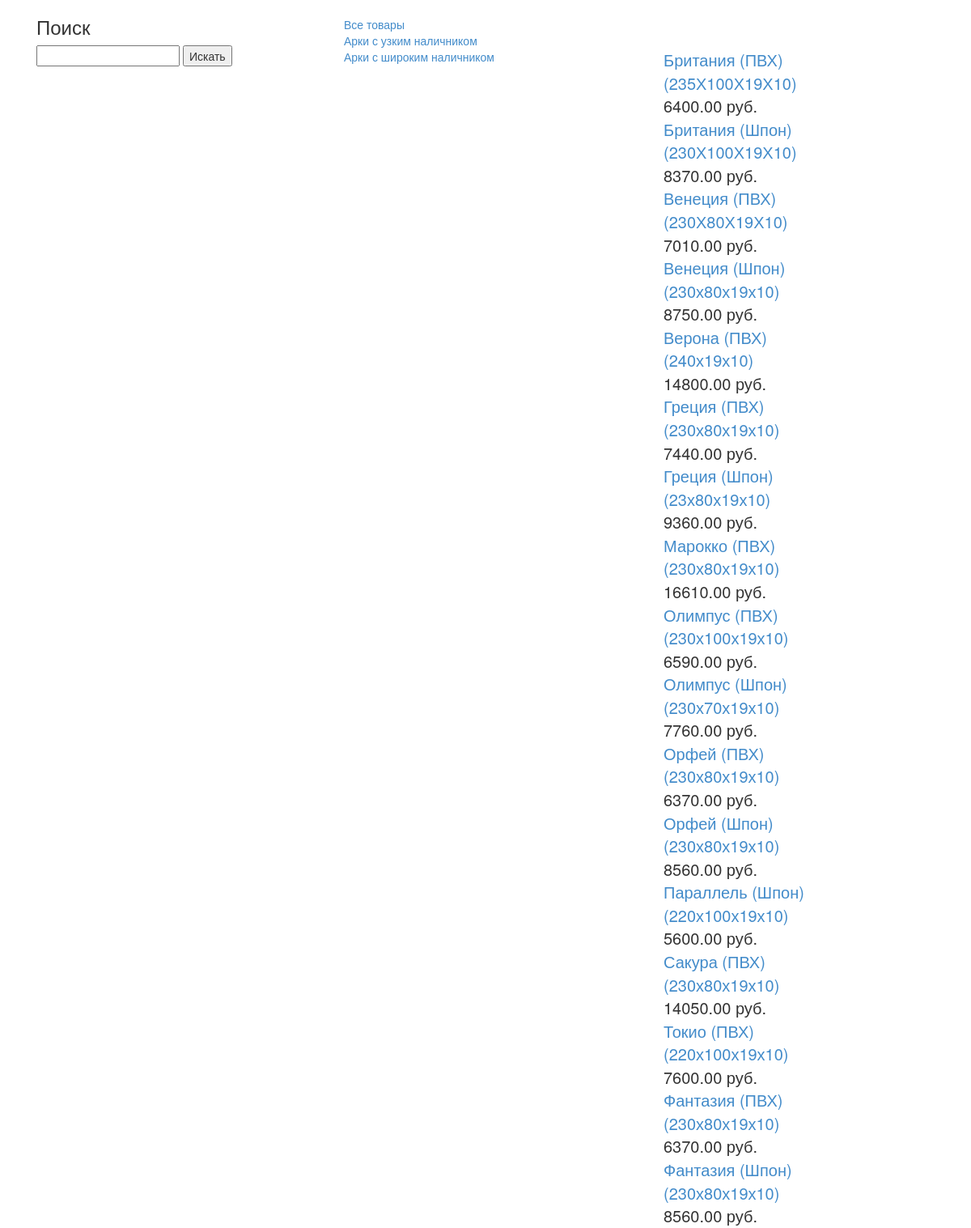
Screenshot of /arki-s-shirokim-nalichnikom/ with the database file from the repository.
### webapp/models.py (models this page shows, shortened)
class Category(models.Model):
	name = models.CharField(max_length=50, null=True, db_index=True, verbose_name="Категория")
	slug = models.SlugField(max_length=200, null=True, db_index=True, unique=True)
	class Meta:
		ordering = ['name']
		verbose_name = 'Категория'
		verbose_name_plural = 'Категории'
	def get_absolute_url(self):
		return reverse('webapp:ProductListByCategory', args=[self.slug])

class Product(models.Model):
	category = models.ForeignKey(Category, related_name='Product', null=True, verbose_name="Категория")
	name = models.CharField(max_length=50, null=True, db_index=True, verbose_name="Товар")
	slug = models.SlugField(max_length=200, null=True, db_index=True, verbose_name="Ссылка")
	price = models.DecimalField(max_digits=20, null=True, decimal_places=2, verbose_name="Цена")
	description = models.TextField(blank=True, null=True, verbose_name="Описание")
	image=models.ImageField(upload_to='images',null=True, blank=True)
	class Meta:
		ordering = ['name']
		index_together = [
			['id', 'slug']
		]
		verbose_name = 'Товар'
		verbose_name_plural = 'Товары'
	def get_absolute_url(self):
		return reverse('webapp:ProductDetail', args=[self.id, self.slug])

### webapp/views.py (the view)
# urls.py: url(r'^(?P<category_slug>[-\w]+)/$', views.ProductList, name='ProductListByCategory'),
def ProductList(request, category_slug=None):
    category = None
    categories = Category.objects.all()
    products = Product.objects.filter()
    if category_slug:
        category = get_object_or_404(Category, slug=category_slug)
        products = products.filter(category=category)
    return render(request, 'webapp/hfiles/list.html', {
        'category': category,
        'categories': categories,
        'products': products
    })

### webapp/templates/webapp/hfiles/list.html (shortened to what this page needs)
{% extends "webapp/base.html" %}
{% load static %}
{% block content %}
<div class="col-lg-4">
<h3> Поиск </h3>
<form action="/search" method="GET">
  <input type="text" id="search" name="search" />
  <button>Искать</button>
</form>
</div>
<div id="sidebar" class="col-lg-4">
<br>
<a href="/">Все товары</a>
<br>
{% for cat in categories %}
  <a href="{{cat.get_absolute_url}}">{{ cat.name }}</a>
  <br>
{% endfor %}
</div>
<div id="main" class="product_list col-lg-4">
  {% for product in products %}
  <div class="product-detail">
    <div class="col-sm-8">
    <a href="{{ product.get_absolute_url }}"
          </a>
      <a href="{{ product.get_absolute_url }}">{{ product.name }}</a><br>
          {{ product.price }} руб.
    </div>
  </div>
  {% endfor %}
</div>
{% endblock %}

### webapp/static/css/style.css (style rules this page uses)
.product-detail { font-weight: 400; font-size: 20px; margin-top: 60px; }

### rows the page displays
Category: name "Арки с узким наличником"
Category: name "Арки с широким наличником"
Product: name "Британия (ПВХ) (235Х100Х19Х10)", price "6400.00"
Product: name "Британия (Шпон) (230Х100Х19Х10)", price "8370.00"
Product: name "Венеция (ПВХ) (230Х80Х19Х10)", price "7010.00"
Product: name "Венеция (Шпон) (230х80х19х10)", price "8750.00"
Product: name "Верона (ПВХ) (240х19х10)", price "14800.00"
Product: name "Греция (ПВХ) (230х80х19х10)", price "7440.00"
Product: name "Греция (Шпон) (23х80х19х10)", price "9360.00"
Product: name "Марокко (ПВХ) (230х80х19х10)", price "16610.00"
Product: name "Олимпус (ПВХ) (230х100х19х10)", price "6590.00"
Product: name "Олимпус (Шпон) (230х70х19х10)", price "7760.00"
Product: name "Орфей (ПВХ) (230х80х19х10)", price "6370.00"
Product: name "Орфей (Шпон) (230х80х19х10)", price "8560.00"
Product: name "Параллель (Шпон) (220х100х19х10)", price "5600.00"
Product: name "Сакура (ПВХ) (230х80х19х10)", price "14050.00"
Product: name "Токио (ПВХ) (220х100х19х10)", price "7600.00"
Product: name "Фантазия (ПВХ) (230х80х19х10)", price "6370.00"
Product: name "Фантазия (Шпон) (230х80х19х10)", price "8560.00"
